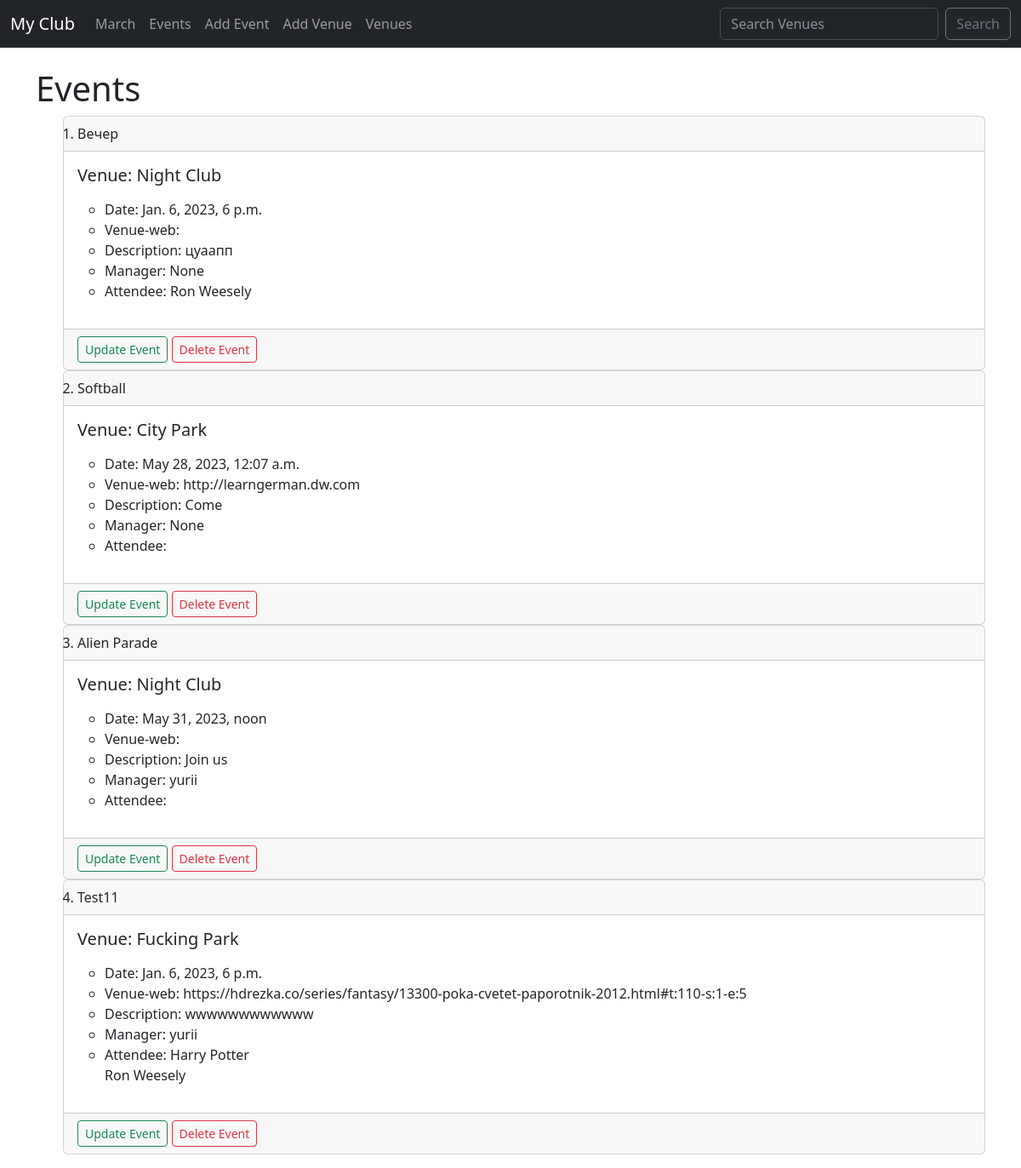
Screenshot of /events/ with the database file from the repository.
### events/models.py (models this page shows)
class Event(models.Model):
    name = models.CharField('Event Name', max_length=120)
    event_date = models.DateTimeField('Event Date')
    venue = models.ForeignKey(Venue, blank=True, null=True, on_delete=models.CASCADE)
    manager = models.ForeignKey(User, blank=True, null=True, on_delete=models.SET_NULL)
    description = models.TextField()
    attendee = models.ManyToManyField(MyClubUser, blank=True)
    def __str__(self):
        return self.name

class Venue(models.Model):
    name = models.CharField('Venue Name', max_length=120)
    address = models.CharField("Adress", max_length=300)
    zip_code = models.CharField('Zip Code', max_length=15)
    phone = models.CharField('Contact Phone', max_length=25, blank=True)
    web = models.URLField('Website Address', blank=True,)
    email = models.EmailField('Email Address', blank=True)
    def __str__(self):
        return self.name

class MyClubUser(models.Model):
    first_name = models.CharField('First Name', max_length=30)
    last_name = models.CharField('Last Name', max_length=30)
    email = models.EmailField('User Email')
    def __str__(self):
        return self.first_name + " " + self.last_name

### events/views.py (the view)
# urls.py: path('events/', views.events_list, name="events_list"),
def events_list(request):
    event_list = Event.objects.all().order_by('?')
    return render(request, 'events/event-list.html', {'event_list': event_list})

### templates/events/event-list.html
{% extends 'events/base.html' %}
{% block content %}
    <h1>Events</h1>
   <ol>
    {% for event in event_list %}
    <div class="card">
      <div class="card-header">
          <li>{{event}}</li>
      </div>
      <div class="card-body">
        <h5 class="card-title">Venue: {{event.venue}}</h5>
        <p class="card-text">
          <ul>
              <li>Date: {{event.event_date}}</li>
              <li>Venue-web: {{event.venue.web}}</li>
              <li>Description: {{event.description}}</li>
              <li>Manager: {{event.manager}}</li>
              <li>Attendee: {% for user in event.attendee.all %}
                {{user}}</li>
                {% endfor %}
          </ul>
        </p>
      </div>
      <div class="card-footer text-muted">
        <a href="{% url 'update_event' event.id %}" class="btn btn-outline-success btn-sm">Update Event</a>
        <a href="{% url 'delete_event' event.id %}" class="btn btn-outline-danger btn-sm">Delete Event</a>
      </div>
    </div>
   {% endfor %}
   </ol>
{% endblock content %}

### templates/events/base.html (shortened to what this page needs)
<!doctype html>
<html lang="en">
  <head>
    <link href="https://cdn.jsdelivr.net/npm/bootstrap@5.3.0-alpha3/dist/css/bootstrap.min.css" rel="stylesheet">
  </head>
  <body>
    {% include 'events/navbar.html' %}
    <br>
    <div class="container">
        {% block content %}
        {% endblock content %}
    </div>
  </body>
</html>

### templates/events/navbar.html (shortened to what this page needs)
<nav class="navbar navbar-expand-lg bg-dark" data-bs-theme="dark">
    <div class="container-fluid">
      <a class="navbar-brand" href="{% url 'home' %}">My Club</a>
      <div class="collapse navbar-collapse" id="navbarSupportedContent">
        <ul class="navbar-nav me-auto mb-2 mb-lg-0">
          <li class="nav-item">
            <a class="nav-link" href="{% url 'home' '2011' 'March' %}">March</a>
          </li>
          <li class="nav-item">
            <a class="nav-link" href="{% url 'events_list' %}">Events</a>
          </li>
          <li class="nav-item">
            <a class="nav-link" href="{% url 'add_event' %}">Add Event</a>
          </li>
          <li class="nav-item">
            <a class="nav-link" href="{% url 'add_venue' %}">Add Venue</a>
          </li>
          <li class="nav-item">
            <a class="nav-link" href="{% url 'venue_list' %}">Venues</a>
          </li>
        </ul>
        <form class="d-flex" role="search" method="POST" action="{% url 'search_venue' %}">
          <input class="form-control me-2" type="search" placeholder="Search Venues" aria-label="Search" name="searched">
          <button class="btn btn-outline-secondary" type="submit">Search</button>
        </form>
      </div>
    </div>
  </nav>

### rows the page displays
Event: name "Вечер", venue "Night Club", event_date "Jan. 6, 2023, 6 p.m.", description "цуаапп", manager "None"
MyClubUser: first_name+last_name "Ron Weesely"
Event: name "Softball", venue "City Park", event_date "May 28, 2023, 12:07 a.m.", venue.web "http://learngerman.dw.com", description "Come", manager "None"
Event: name "Alien Parade", venue "Night Club", event_date "May 31, 2023, noon", description "Join us", manager "yurii"
Event: name "Test11", venue "Fucking Park", event_date "Jan. 6, 2023, 6 p.m.", venue.web "https://hdrezka.co/series/fantasy/13300-poka-cvetet-paporotnik-2012.html#t:110-s:1-e:5", description "wwwwwwwwwwww", manager "yurii"
MyClubUser: first_name+last_name "Harry Potter"
